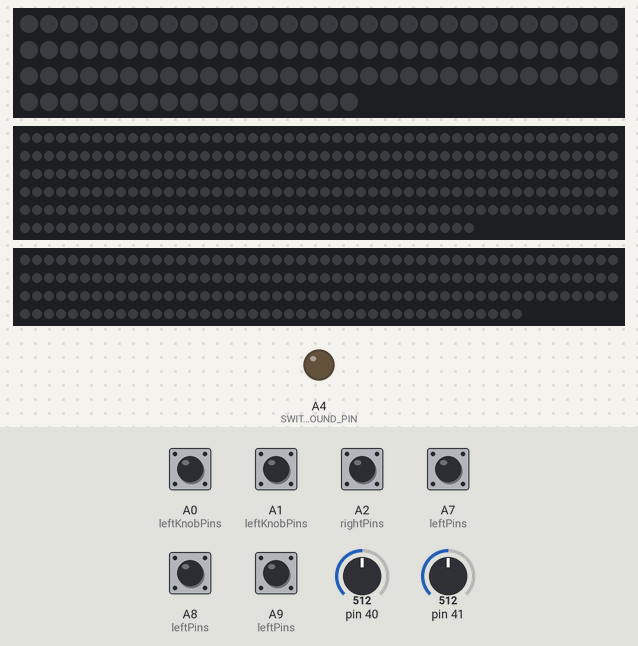
A program run on a simulated Teensy 4. Parts: 107 RGB LEDs in strip order, left to right, continuing on the next row, 288 RGB LEDs in strip order, left to right, continuing on the next row, 192 RGB LEDs in strip order, left to right, continuing on the next row, output pins drawn as LEDs (lit = HIGH). The test bench sets the inputs (shaded band); at power-on: A0 (leftKnobPins), A1 (leftKnobPins), A2 (rightPins), A7 (leftPins), A8 (leftPins), A9 (leftPins) HIGH, pin 40 = 512, pin 41 = 512. Dim RGB values are drawn brighter than linear.

Above: at 3.2 s.
3.3 s: A9 (leftPins) pulled LOW for 1 s
At 3.95 s:
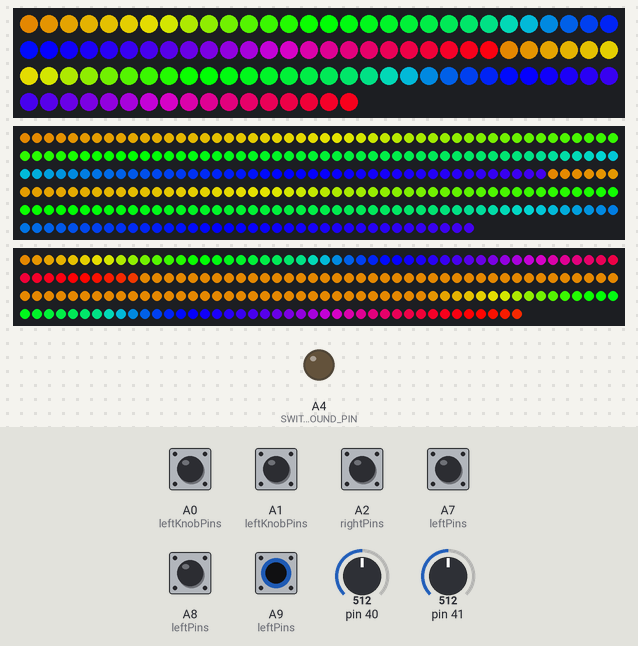
5.8 s: A2 (rightPins) pulled LOW for 1 s
8.3 s: A0 (leftKnobPins) pulled LOW for 0.15 s
At 8.46 s:
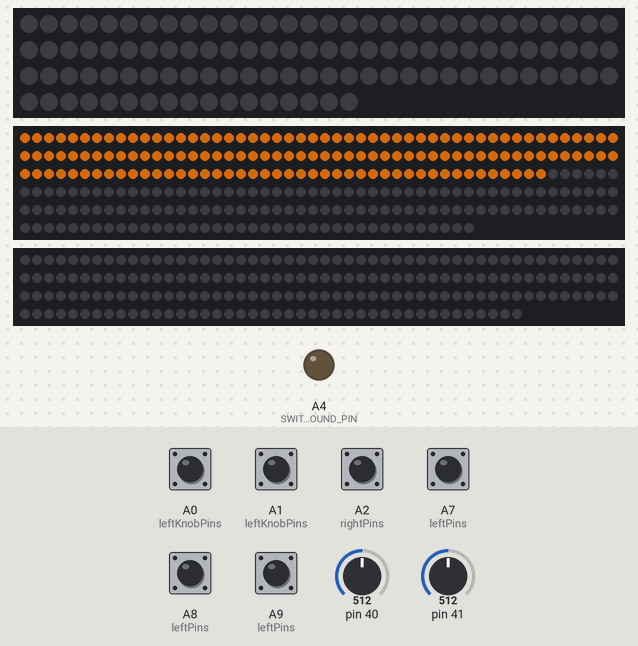
10.0 s: A1 (leftKnobPins) pulled LOW for 0.15 s
At 10.13 s:
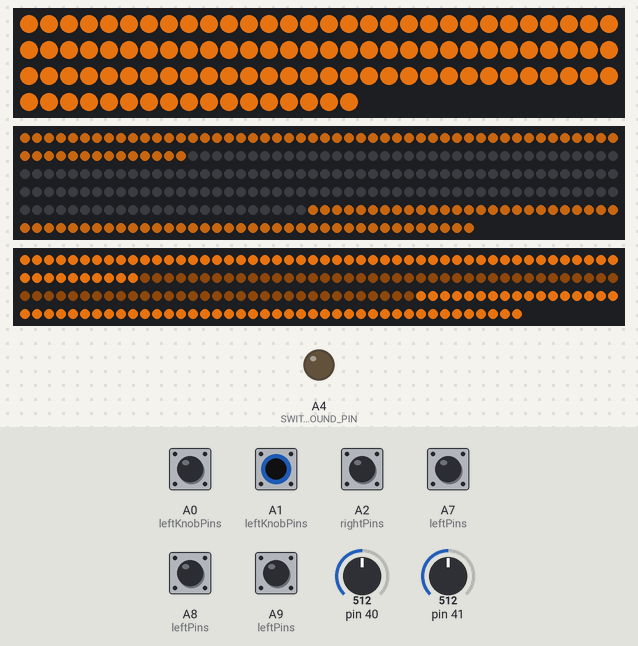
11.7 s: A9 (leftPins) pulled LOW for 1 s
At 12.67 s:
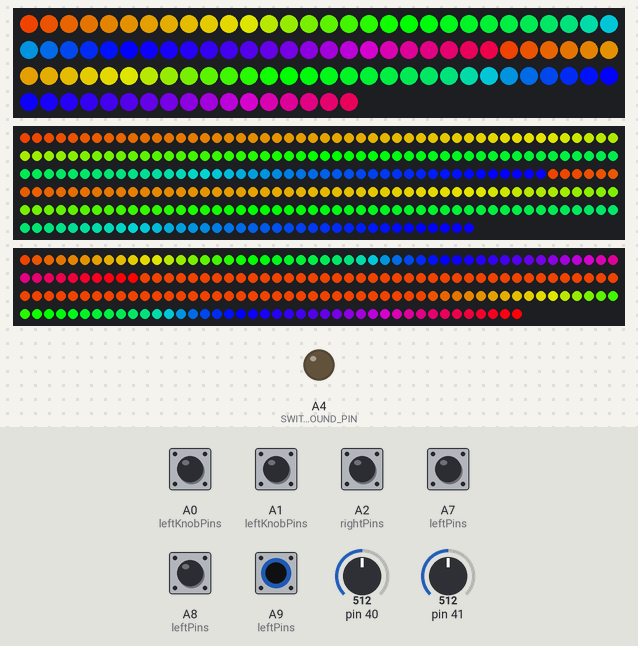
14.2 s: A9 (leftPins) pulled LOW for 0.15 s
At 14.34 s:
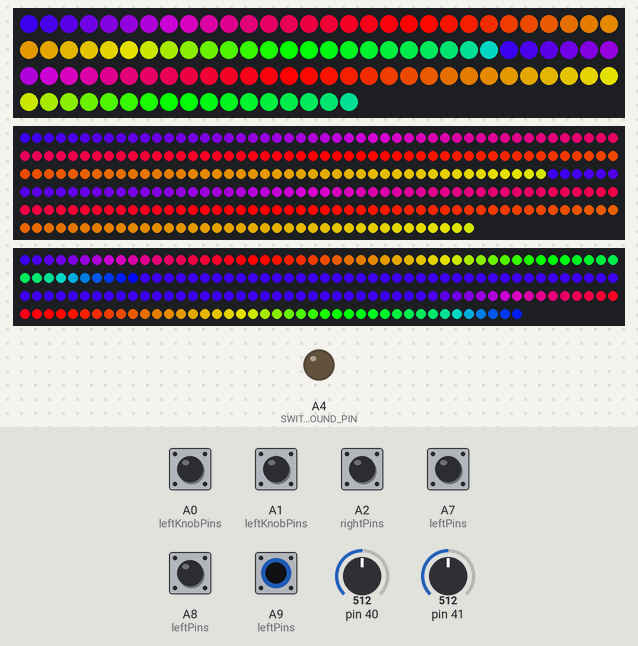
Timing chart, 0 to 16.9 s (numbered marks = the images above; inputs shaded):
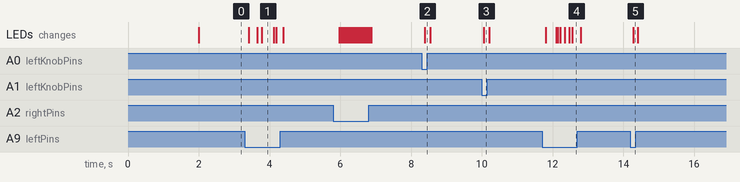

The program:

main.cpp
```cpp
#include <Arduino.h>
#include <FastLED.h>

#include "knobs.h"
#include "lights.h"
#include "switches.h"

#define SECOND 1000
#define INITIAL_DELAY 2 * SECOND
#define FRAMES_PER_SECOND 24
#define ANIMATION_INTERVAL SECOND / FRAMES_PER_SECOND
#define POLL_INTERVAL 50

/////////
// SETUP
/////////
void setup() {
  // sanity check delay
  delay(INITIAL_DELAY);

  // Internal parts setup
  lightsSetup();
  switchesSetup();
  knobsSetup();
}

//////////
// LOOP
//////////
void loop() {
  EVERY_N_MILLISECONDS(POLL_INTERVAL) {
    switchesLoop();
    knobsLoop();
  }

  EVERY_N_MILLISECONDS(ANIMATION_INTERVAL) {
    lightsLoop();
  }

  EVERY_N_MINUTES(LIGHTS_WATCHDOG_INTERVAL) {
    lightsWatchdog();
  }
}
```

avdweb_Switch.h
```cpp
// (licence header left out)
#ifndef AVDWEB_SWITCH_H
#define AVDWEB_SWITCH_H

#include "Arduino.h"

typedef void (*switchCallback_t)(void *);

class Switch
{
public:
  Switch(byte _pin, byte PinMode = INPUT_PULLUP, bool polarity = LOW, unsigned long debouncePeriod = 50, unsigned long longPressPeriod = 300, unsigned long doubleClickPeriod = 250, unsigned long deglitchPeriod = 10);
  bool poll();     // Returns 1 if switched
  bool switched(); // will be refreshed by poll()
  bool on();
  bool pushed();      // will be refreshed by poll()
  bool released();    // will be refreshed by poll()
  bool longPress();   // will be refreshed by poll()
  bool doubleClick(); // will be refreshed by poll()
  bool singleClick(); // will be refreshed by poll()

  // Set methods for event callbacks
  void setPushedCallback(switchCallback_t cb, void *param = nullptr);
  void setReleasedCallback(switchCallback_t cb, void *param = nullptr);
  void setLongPressCallback(switchCallback_t cb, void *param = nullptr);
  void setDoubleClickCallback(switchCallback_t cb, void *param = nullptr);
  void setSingleClickCallback(switchCallback_t cb, void *param = nullptr);
  void setBeepAllCallback(switchCallback_t cb, void *param = nullptr);

  unsigned long deglitchPeriod, debouncePeriod, longPressPeriod, doubleClickPeriod;

protected:
  bool process(); // not inline, used in child class
  void inline deglitch();
  void inline debounce();
  void inline calcLongPress();
  void inline calcDoubleClick();
  void inline calcSingleClick();
  void triggerCallbacks();

  unsigned long deglitchTime, switchedTime, pushedTime, releasedTime, ms;
  const byte pin;
  const bool polarity;
  bool input, lastInput, equal, deglitched, debounced, _switched, _longPress, longPressDisable, _doubleClick, _singleClick, singleClickDisable;

  // Event callbacks
  switchCallback_t _pushedCallback = nullptr;
  switchCallback_t _releasedCallback = nullptr;
  switchCallback_t _longPressCallback = nullptr;
  switchCallback_t _doubleClickCallback = nullptr;
  switchCallback_t _singleClickCallback = nullptr;
  static switchCallback_t _beepAllCallback; // static function pointer, can be used by all objects
  // static switchCallback_t _beepAllCallback = nullptr; // gives error with SAMD21
  // static void(*_beepAllCallback)(void*) = nullptr; // static function pointer without typedef

  void *_pushedCallbackParam = nullptr;
  void *_releasedCallbackParam = nullptr;
  void *_longPressCallbackParam = nullptr;
  void *_doubleClickCallbackParam = nullptr;
  void *_singleClickCallbackParam = nullptr;
  static void *_beepAllCallbackParam; // can be used by all objects
  // static void* _beepAllCallbackParam = nullptr; // gives error with SAMD21
};
#endif
```

knobs.h
```cpp
#ifndef KNOBS_H
#define KNOBS_H

#include "lights.h"
#include <Arduino.h>

#define POTEN_1 A1
#define POTEN_2 A0
#define POTEN_3 A17
#define POTEN_4 A16

#define NUM_KNOBS 2

#define KNOB_RESOLUTION 8

#define MIN_VALUE 0
#define MAX_VALUE 1023

extern uint8_t leftKnobPins[NUM_KNOBS];
extern uint8_t rightKnobPins[NUM_KNOBS];
extern class MultiKnob leftKnobs;
extern class MultiKnob rightKnobs;

typedef void (*knobCallback_t)(uint16_t value, void *);
struct MultiKnobCallbackData {
  MultiKnob *instance;
  int pinId;
};

class Knob {
public:
  Knob(uint8_t pinNumber, uint8_t stepResolution);
  void poll();
  void setCallback(knobCallback_t cb, void *param = nullptr);

private:
  uint8_t pin;
  uint16_t value;
  uint8_t resolution;

  knobCallback_t callback;
  void *callbackParam = nullptr;
};

class MultiKnob {
public:
  MultiKnob(uint8_t *pinNumbers, ReadingLight *light);
  void setup();
  void poll();

private:
  static int pinIds[NUM_KNOBS];
  Knob *knobs[NUM_KNOBS];
  ReadingLight *readingLight;

  static void callback(uint16_t value, void *callbackData);
};

void knobsSetup();
void knobsLoop();

#endif // KNOBS_H
```

lights.h
```cpp
#ifndef LIGHTS_H
#define LIGHTS_H

#include <Arduino.h>
#include <FastLED.h>

#define CHPSET SK9822
#define COLOR_ORDER BGR
#define VOLTS 5
#define MAX_AMPS 30000

#define MAX_BRIGHTNESS 255
#define MIN_BRIGHTNESS 20
#define DEFAULT_BRIGHTNESS 218
#define WARM_WHITE_HUE 30
#define WARM_WHITE_SAT 200
#define WARM_WHITE_SAT_COMPENSATION 30
#define READING_MIN_VALUE 80

#define NUM_LEDS_AMBIENT 192 // 120 are AMBIENT and 72 are DIORAMA
#define NUM_LEDS_READING 144
#define NUM_LEDS_TOP 107

#define NUM_SECTIONS 7
#define NUM_LEDS_SIDE_AMBIENT 60
#define NUM_LEDS_DIORAMA 73 // Initialised as part of AMBIENT
#define DIORAMA_FIRST_LED NUM_LEDS_SIDE_AMBIENT
#define LEFT_AMBIENT_FIRST_LED NUM_LEDS_SIDE_AMBIENT + NUM_LEDS_DIORAMA
#define NUM_LEDS_HALF_TOP 54

#define DATA_PIN_TOP 6
#define CLOCK_PIN_TOP 7
#define DATA_PIN_READING 28
#define CLOCK_PIN_READING 27
#define CLOCK_PIN_AMBIENT 12
#define DATA_PIN_AMBIENT 11

#define MAX_BRIGHTNESS_DIFFERENCE 8 // Over 256

#define LIGHTS_WATCHDOG_INTERVAL 10 // minutes

extern CRGB topLeds[NUM_LEDS_TOP];
extern CRGB readingLeds[NUM_LEDS_READING * 2];
extern CRGB ambientLeds[NUM_LEDS_AMBIENT];

extern class ReadingLight readingLeft;
extern class ReadingLight readingRight;
extern class AmbientLight ambientLight;
extern class DemoLights demoLights;

struct SectionConfig {
  uint8_t lowerBound = MIN_BRIGHTNESS;
  uint8_t upperBound = MAX_BRIGHTNESS;
  uint8_t minBrightness = MIN_BRIGHTNESS;
  uint8_t maxBrightness = MAX_BRIGHTNESS;
  uint16_t firstLedOffset = 0; // Previous leds will be on from the start
  uint16_t lastLedOffset = 0;  // Substracted from the total length
  int hueOffset = 0;
  int satOffset = 0;
};

struct LightSection {
  struct CRGB *ledsArray;
  uint16_t length;
  struct SectionConfig *config;
  bool mirror = false;
};

class ReadingLight {
public:
  ReadingLight(struct CRGB *array, uint8_t length, bool reverse);
  void toggle();
  void refresh();
  void reset();
  bool getIsOn();
  void setBrightness(uint8_t value);

private:
  struct CRGB *readingLeds;
  uint8_t numLeds;

  bool isOn;
  uint8_t brightness;
  uint8_t lastBrightness;
  bool isReversed;

  void applyNewBrightness();
};

class AmbientLight {
public:
  AmbientLight(LightSection *lightSections, uint16_t length);
  void toggle();
  void refresh();
  void reset();
  bool getIsOn();
  void setBrightness(uint8_t value);

private:
  struct LightSection *lightSections;
  uint8_t numSections;
  bool isOn;
  uint8_t brightness;
  uint8_t lastBrightness;

  void applyNewBrightness();
};

class DemoLights {
public:
  DemoLights(LightSection *lightSections, uint16_t length);
  enum Mode {
    Rainbow,
    Chromotherapy,
  };

  void toggle();
  void stop();
  bool getIsOn();
  void setBrightness(uint8_t value);
  void setMode(Mode mode);
  void loop();

private:
  struct LightSection *lightSections;
  uint8_t numSections;

  uint8_t brightness;
  Mode activeMode;
  bool isOn;

  void applyRandomPalette(
      struct CRGB *targetArray, CRGBPalette16 &pal, uint16_t numLeds,
      uint8_t indexScale, uint8_t minBrightness, uint8_t maxBrightness
  );
  void rainbow_beat();
  void chromoteraphy_beat();
};

void lightsSetup();
void lightsLoop();
void lightsWatchdog();

#endif // LIGHTS_H
```

palettes.h
```cpp
#include <FastLED.h>

// Gradient palette "cw2_046_gp", originally from
// http://soliton.vm.bytemark.co.uk/pub/cpt-city/cw/2/tn/cw2-046.png.index.html
// converted for FastLED with gammas (2.6, 2.2, 2.5)
// Size: 12 bytes of program space.

DEFINE_GRADIENT_PALETTE(darkGreenPalette){
  0, 4, 12, 7,
  127, 9, 40, 6,
  255, 45, 67, 5
};

// Gradient palette "Naturel_gp", originally from
// http://soliton.vm.bytemark.co.uk/pub/cpt-city/colo/smorin2002/tn/Naturel.png.index.html
// converted for FastLED with gammas (2.6, 2.2, 2.5)
// Size: 40 bytes of program space.

DEFINE_GRADIENT_PALETTE(lightGreenPalette){
  0, 13, 62, 7,
  51, 13, 62, 7,
  51, 19, 68, 7,
  102, 19, 68, 7,
  102, 32, 77, 9,
  153, 32, 77, 9,
  153, 58, 79, 9,
  204, 58, 79, 9,
  204, 90, 80, 13,
  255, 90, 80, 13
};

CRGBPalette16 bottomPalette = darkGreenPalette;
CRGBPalette16 topPalette = lightGreenPalette;
```

sensors.h
```cpp
#ifndef SENSORS_H
#define SENSORS_H

#define SENSOR_L A15
#define SENSOR_R A14

class Sensors {
public:
  Sensors();

private:
};

#endif // SENSORS_H
```

switches.h
```cpp
#ifndef SWITCHES_H
#define SWITCHES_H

#include "lights.h"
#include <Arduino.h>
#include <avdweb_Switch.h>

#define SWITCH_1 21
#define SWITCH_2 22
#define SWITCH_3 23
#define SWITCH_4 14
#define SWITCH_5 15
#define SWITCH_6 16

#define NUM_SWITCHES 3

#define SWITCHES_GROUND_PIN 18

extern uint8_t leftPins[NUM_SWITCHES];
extern uint8_t rightPins[NUM_SWITCHES];
extern class MultiSwitch leftSwitches;
extern class MultiSwitch rightSwitches;

struct MultiSwitchCallbackData {
  MultiSwitch *instance;
  int pinId;
};

class MultiSwitch {
public:
  MultiSwitch(
      uint8_t *pinNumbers, ReadingLight *light, enum DemoLights::Mode mode
  );
  void setup();
  void poll();

private:
  static int pinIds[NUM_SWITCHES];
  Switch *toggleSwitches[NUM_SWITCHES];
  ReadingLight *readingLight;
  enum DemoLights::Mode demoMode;
  static void callback(void *callbackData);
};

void switchesSetup();
void switchesLoop();

#endif // SWITCHES_H
```

avdweb_Switch.cpp
```cpp
// (licence header left out)
#include "Arduino.h"
#include "avdweb_Switch.h"

switchCallback_t Switch::_beepAllCallback = nullptr; // definition static function pointer with typedef
void *Switch::_beepAllCallbackParam = nullptr;

Switch::Switch(byte _pin, byte PinMode, bool polarity, unsigned long debouncePeriod, unsigned long longPressPeriod, unsigned long doubleClickPeriod, unsigned long deglitchPeriod) : deglitchPeriod(deglitchPeriod), debouncePeriod(debouncePeriod), longPressPeriod(longPressPeriod), doubleClickPeriod(doubleClickPeriod), pin(_pin), polarity(polarity)
{
  pinMode(pin, PinMode);
  switchedTime = millis();
  debounced = digitalRead(pin);
  singleClickDisable = true;
  poll();
}

bool Switch::poll()
{
  input = digitalRead(pin);
  ms = millis();
  return process();
}

bool Switch::process()
{
  deglitch();
  debounce();
  calcSingleClick();
  calcDoubleClick();
  calcLongPress();
  if (switched())
  {
    switchedTime = ms; // stores last times for future rounds
    if (pushed())
    {
      if (_beepAllCallback)
        _beepAllCallback(_beepAllCallbackParam);
      pushedTime = ms;
    }
    else
    {
      releasedTime = ms;
    }
  }
  triggerCallbacks();
  return _switched;
}

void inline Switch::deglitch()
{
  if (input == lastInput)
    equal = 1;
  else
  {
    equal = 0;
    deglitchTime = ms;
  }
  if (equal && ((ms - deglitchTime) > deglitchPeriod)) // max 50ms, disable deglitch: 0ms
  {
    deglitched = input;
    deglitchTime = ms;
  }
  lastInput = input;
}

void inline Switch::debounce()
{
  _switched = 0;
  if ((deglitched != debounced) && ((ms - switchedTime) > debouncePeriod))
  {
    debounced = deglitched;
    _switched = 1;
  }
}

void inline Switch::calcSingleClick()
{
  _singleClick = false;
  if (pushed())
  {
    if ((ms - pushedTime) >= doubleClickPeriod)
    {
      singleClickDisable = false; // resets when pushed not in second click of doubleclick
    }
    else
    {
      singleClickDisable = true; // silence single click in second cl. doublecl.
    }
  }
  if (!singleClickDisable)
  {
    _singleClick = !switched() && !on() && ((releasedTime - pushedTime) <= longPressPeriod) && ((ms - pushedTime) >= doubleClickPeriod); // true just one time between polls
    singleClickDisable = _singleClick;                                                                                                   // will be reset at next push
  }
}

void inline Switch::calcDoubleClick()
{
  _doubleClick = pushed() && ((ms - pushedTime) < doubleClickPeriod);
}

void inline Switch::calcLongPress()
{
  _longPress = false;
  if (released())
    longPressDisable = false; // resets when released
  if (!longPressDisable)
  {
    _longPress = !switched() && on() && ((ms - pushedTime) > longPressPeriod); // true just one time between polls
    longPressDisable = _longPress;                                             // will be reset at next release
  }
}

bool Switch::switched()
{
  return _switched;
}

bool Switch::on()
{
  return !(debounced ^ polarity);
}

bool Switch::pushed()
{
  return _switched && !(debounced ^ polarity);
}

bool Switch::released()
{
  return _switched && (debounced ^ polarity);
}

bool Switch::longPress()
{
  return _longPress;
}

bool Switch::doubleClick()
{
  return _doubleClick;
}

bool Switch::singleClick()
{
  return _singleClick;
}

void Switch::triggerCallbacks()
{
  if (_pushedCallback && pushed())
  {
    _pushedCallback(_pushedCallbackParam);
  }
  else if (_releasedCallback && released())
  {
    _releasedCallback(_releasedCallbackParam);
  }

  if (_longPressCallback && longPress())
  {
    _longPressCallback(_longPressCallbackParam);
  }

  if (_doubleClickCallback && doubleClick())
  {
    _doubleClickCallback(_doubleClickCallbackParam);
  }

  if (_singleClickCallback && singleClick())
  {
    _singleClickCallback(_singleClickCallbackParam);
  }
}

void Switch::setPushedCallback(switchCallback_t cb, void *param)
{
  _pushedCallback = cb; // Store the "pushed" callback function
  _pushedCallbackParam = param;
}

void Switch::setReleasedCallback(switchCallback_t cb, void *param)
{
  _releasedCallback = cb; // Store the "released" callback function
  _releasedCallbackParam = param;
}

void Switch::setLongPressCallback(switchCallback_t cb, void *param)
{
  _longPressCallback = cb; // Store the "long press" callback function
  _longPressCallbackParam = param;
}

void Switch::setDoubleClickCallback(switchCallback_t cb, void *param)
{
  _doubleClickCallback = cb; // Store the "double click" callback function
  _doubleClickCallbackParam = param;
}

void Switch::setSingleClickCallback(switchCallback_t cb, void *param)
{
  _singleClickCallback = cb; // Store the "double click" callback function
  _singleClickCallbackParam = param;
}

// void Switch::setBeepAllCallback(void(*cb)(void*), void* param) static function pointer without typedef
void Switch::setBeepAllCallback(switchCallback_t cb, void *param) // with static function pointer without typedef
{
  _beepAllCallback = cb; // Store the "beep" callback function
  _beepAllCallbackParam = param;
}
```

knobs.cpp
```cpp
#include "knobs.h"
#include "lights.h"
#include "math.h"
#include <Arduino.h>

/////
// Single Knob Implementation
/////
Knob::Knob(uint8_t pinNumber, uint8_t stepResolution = 2)
    : pin(pinNumber), value(0), resolution(stepResolution) {};

void Knob::poll() {
  uint16_t read = analogRead(pin);

  // Only calls the callback when the difference is greater than the resolution
  // Also calls it at the extreme values
  if (read != value && (abs(read - value) > resolution || read == MIN_VALUE ||
                        read == MAX_VALUE)) {
    value = read;
    if (callback) callback(value, callbackParam);
  }
};

void Knob::setCallback(knobCallback_t cb, void *param) {
  callback = cb;
  callbackParam = param;
}

/////
// MultiKnob Implementation
/////
MultiKnob::MultiKnob(uint8_t *pinNumbers, ReadingLight *light)
    : readingLight(light) {
  for (uint8_t i = 0; i < NUM_KNOBS; ++i) {
    knobs[i] = new Knob(pinNumbers[i], KNOB_RESOLUTION);
  }
}

int MultiKnob::pinIds[NUM_KNOBS] = {0, 1};
void MultiKnob::setup() {
  for (uint8_t i = 0; i < NUM_KNOBS; ++i) {
    MultiKnobCallbackData *callbackData =
        new MultiKnobCallbackData{this, pinIds[i]};
    knobs[i]->setCallback(&callback, (void *)callbackData);
  }
}

void MultiKnob::poll() {
  for (uint8_t i = 0; i < NUM_KNOBS; ++i) {
    knobs[i]->poll();
  }
}

void MultiKnob::callback(uint16_t value, void *callbackData) {
  // Cast the callbackData to MultiSwitchCallbackData
  MultiKnobCallbackData *data =
      static_cast<MultiKnobCallbackData *>(callbackData);

  // Access own instance of MultiSwitch and the pinId
  MultiKnob *multiKnob = data->instance;
  if (!multiKnob) { return; }

  int pinId = data->pinId;

  // Determines which knob controls what
  bool isReadingInUse = multiKnob->readingLight->getIsOn();

  switch (pinId) {
  case 0:
    // This knob controls the reading light when is in use
    // Otherwise, controls the ambient light
    if (isReadingInUse) {
      uint8_t brightness =
          map(value, MIN_VALUE, MAX_VALUE, READING_MIN_VALUE, MAX_BRIGHTNESS);
      multiKnob->readingLight->setBrightness(brightness);
    } else {
      uint8_t brightness =
          map(value, MIN_VALUE, MAX_VALUE, MIN_VALUE, MAX_BRIGHTNESS);
      ambientLight.setBrightness(brightness);
    }

    break;
  case 1:
    // This knob controls the ambient light light when reading is not in use
    // Otherwise, will control ceiling light
    if (isReadingInUse) {
      uint8_t brightness =
          map(value, MIN_VALUE, MAX_VALUE, MIN_VALUE, MAX_BRIGHTNESS);
      ambientLight.setBrightness(brightness);
    } else {
      // TODO: Call Shelly API
    }
    break;
  default:
    break;
  }
}

/////////
// SETUP
/////////

uint8_t leftKnobPins[] = {POTEN_1, POTEN_2};
uint8_t rightKnobPins[] = {POTEN_3, POTEN_4};
MultiKnob leftKnobs(leftKnobPins, &readingLeft);
MultiKnob rightKnobs(rightKnobPins, &readingRight);

void knobsSetup() { rightKnobs.setup(); };

/////////
// LOOP
/////////
void knobsLoop() { rightKnobs.poll(); };
```

sensors.cpp
```cpp
#include "sensors.h"
#include <Arduino.h>

Sensors::Sensors() {}
```

Source omitted: lights.cpp (9726 bytes), switches.cpp (2361 bytes)

Measured:
- after the input at 3.3 s, the LEDs: first change after 0.11 s (image 1 shows a later state)
- after the input at 8.3 s, the LEDs: change after 0.09 s (image 2)
- after the input at 10.0 s, the LEDs: change after 0.06 s (image 3)
- after the input at 11.7 s, the LEDs: first change after 0.11 s (image 4 shows a later state)
- after the input at 14.2 s, the LEDs: change after 0.08 s (image 5)
